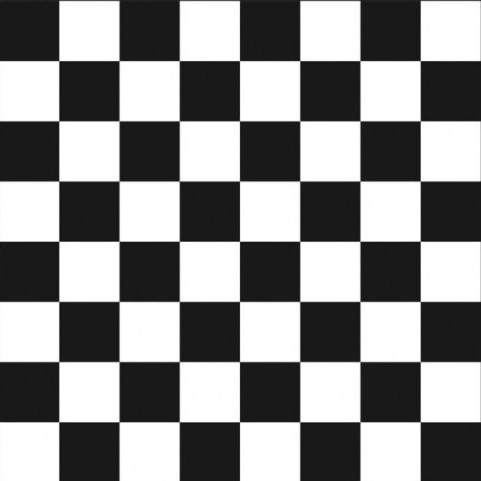
#> input picture Section_3/chessboard.jpg, 481 x 481 px, found by its file name
$ jupyter execute --allow-errors 'Corner Detection.ipynb'   (shell and % lines are left out)
#> lines starting #> are read from the running program, lines starting #| are printed output that depends on the picture; after the words box and inside, x2 and y2 are one past the last pixel; in counts of white or black regions, pixels touching at a corner belong together
[cell 1]
import cv2
import numpy as np
import matplotlib.image as mpimg
import matplotlib.pyplot as plt

[cell 2]
image_color = plt.imread('/content/chessboard.jpg')
#> image_color is the input picture: shape (481, 481, 3); min 7, max 255, mean 139.4
image_gray = cv2.cvtColor(image_color, cv2.COLOR_BGR2GRAY)
plt.imshow(image_gray)

[cell 3]
corners = cv2.cornerHarris(image_gray, 5, 3, 0.1)
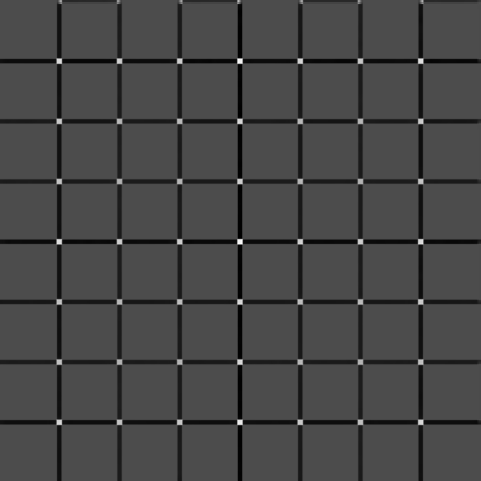
#> corners: shape (481, 481) float32; min -0.00753, max 0.0177, mean -0.000589; drawn with min black and max white
plt.imshow(corners, cmap='gray')

[cell 4]
corners_dilate = cv2.dilate(corners, np.ones((8,8),np.uint8), iterations = 1)
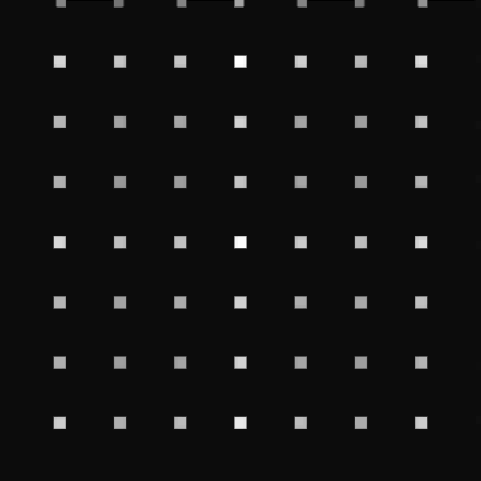
#> corners_dilate: shape (481, 481) float32; min -0.000907, max 0.0177, mean 0.000414; drawn with min black and max white
plt.imshow(corners_dilate, cmap='gray')

[cell 5]
detector = corners_dilate > 0.01 * corners_dilate.max()
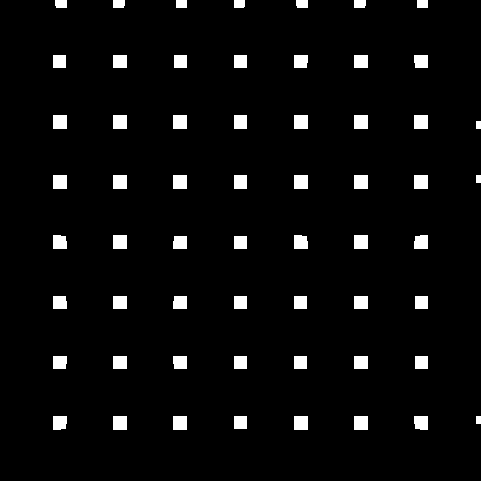
#> detector: shape (481, 481) bool; 4.2% white; 59 white regions, largest, box (x1, y1, x2, y2) and area: (53, 115, 67, 129) 196, (113, 115, 127, 129) 196, (173, 115, 187, 129) 196
